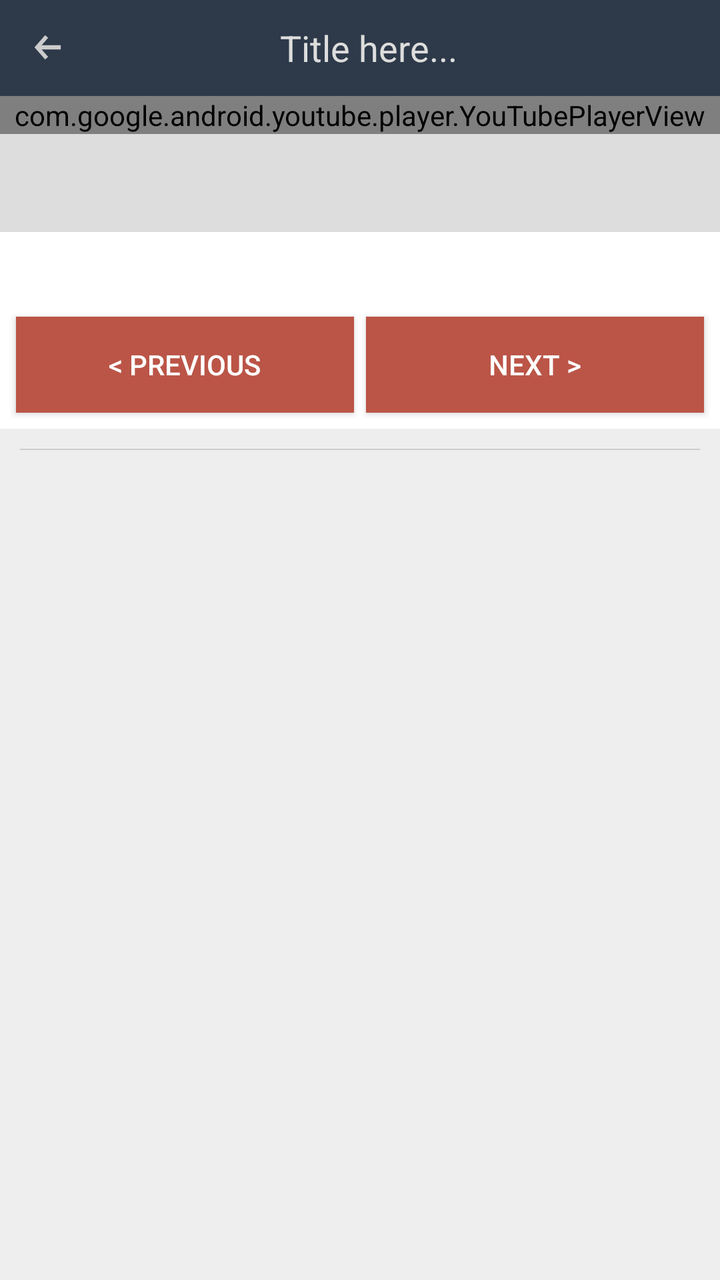
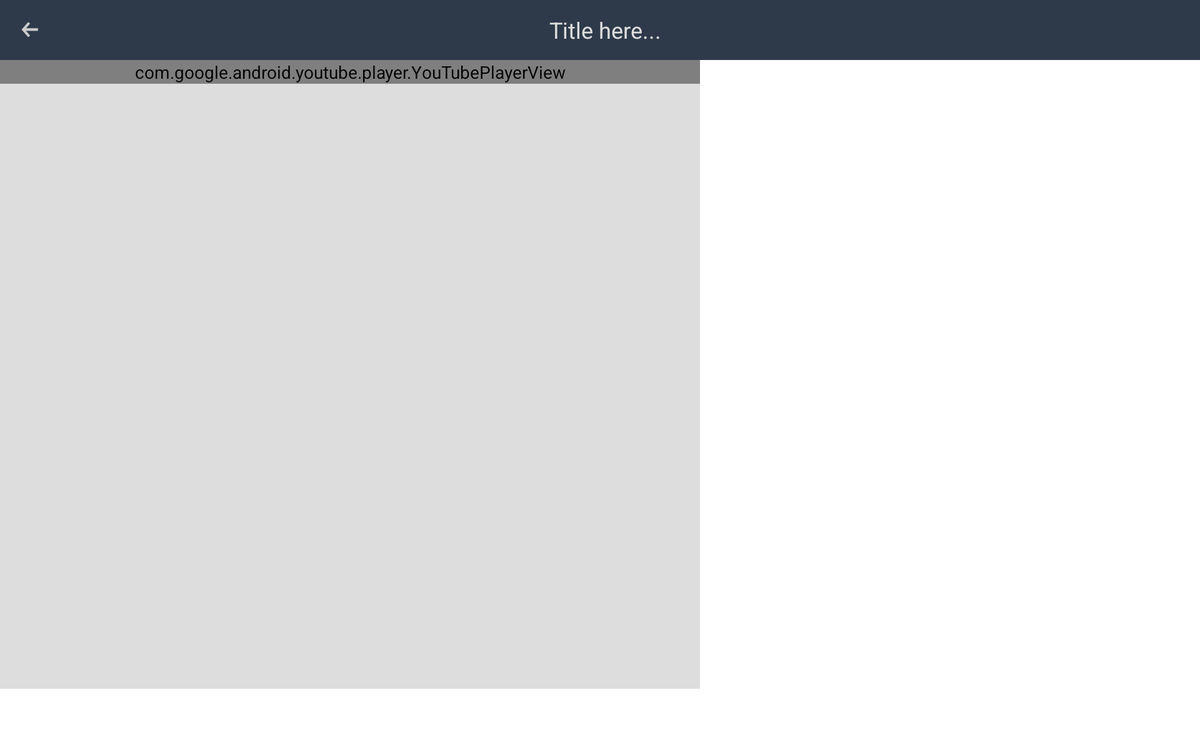

The same Android screen from two of the app's own layout files: first res/layout/ as a phone draws it, then the repository's variant for another configuration, drawn on a device whose configuration selects that folder. Both files follow.
<!-- AndroidManifest.xml: application theme AppTheme -->
<!-- res/layout/activity_fullscreen_videoplayer.xml -->
<?xml version="1.0" encoding="utf-8"?>
<LinearLayout xmlns:android="http://schemas.android.com/apk/res/android"
    android:id="@+id/layout"
    android:layout_width="match_parent"
    android:layout_height="match_parent"
    android:orientation="vertical">

    <include
        android:id="@+id/navigationBar"
        layout="@layout/custom_navbar"
        android:layout_width="match_parent"
        android:layout_height="wrap_content" />

    <RelativeLayout
        android:layout_width="match_parent"
        android:layout_height="wrap_content">

        <LinearLayout
            android:layout_width="match_parent"
            android:layout_height="wrap_content">

            <com.google.android.youtube.player.YouTubePlayerView
                android:id="@+id/player"
                android:layout_width="match_parent"
                android:layout_height="wrap_content" />
        </LinearLayout>

        <LinearLayout
            android:id="@+id/fullscreenPlayControlLayout"
            android:layout_width="match_parent"
            android:layout_height="wrap_content"
            android:background="#fff"
            android:gravity="center_vertical"
            android:orientation="horizontal"
            android:padding="10dp"
            android:visibility="invisible">

            <Button
                android:id="@+id/prevVideoButton2"
                android:layout_width="wrap_content"
                android:layout_height="wrap_content"
                android:layout_marginLeft="10dp"
                android:background="#0099CC"
                android:drawableLeft="@drawable/prev_button"
                android:drawablePadding="5dp"
                android:text="@string/prev_button_text"
                android:textAppearance="?android:attr/textAppearanceMedium"
                android:textColor="@color/button_text_color" />

            <Button
                android:id="@+id/nextVideoButton2"
                android:layout_width="wrap_content"
                android:layout_height="wrap_content"
                android:layout_marginLeft="15dp"
                android:background="#0099CC"
                android:drawablePadding="5dp"
                android:drawableRight="@drawable/next_button"
                android:text="@string/next_button_text"
                android:textAppearance="?android:attr/textAppearanceMedium"
                android:textColor="@color/button_text_color" />

            <TextView
                android:id="@+id/currentVideoTitle2"
                android:layout_width="0dp"
                android:layout_height="wrap_content"
                android:layout_marginLeft="15dp"
                android:layout_weight="1"
                android:ellipsize="marquee"
                android:gravity="left"
                android:lines="1"
                android:textAppearance="?android:attr/textAppearanceMedium"
                android:textColor="#fff" />
        </LinearLayout>

    </RelativeLayout>

    <LinearLayout
        android:id="@+id/other_views"
        android:layout_width="match_parent"
        android:layout_height="0dp"
        android:layout_weight="1"
        android:orientation="vertical">

        <LinearLayout
            android:id="@+id/currentVideoInfo"
            android:layout_width="match_parent"
            android:layout_height="wrap_content"
            android:background="#fff"
            android:orientation="vertical"
            android:padding="5dp">

            <TextView
                android:id="@+id/currentVideoTitle"
                android:layout_width="wrap_content"
                android:layout_height="wrap_content"
                android:layout_margin="5dp"
                android:ellipsize="marquee"
                android:lines="1"
                android:textAppearance="?android:attr/textAppearanceMedium"
                android:textColor="#555555"
                android:textStyle="bold" />

            <LinearLayout
                android:layout_width="match_parent"
                android:layout_height="wrap_content"
                android:orientation="horizontal">

                <Button
                    android:id="@+id/prevVideoButton"
                    android:layout_width="match_parent"
                    android:layout_height="wrap_content"
                    android:layout_margin="3dp"
                    android:layout_weight="1"
                    android:padding="10dp"
                    android:text="&lt; Previous"
                    android:textColor="@color/button_text_color"
                    android:background="@drawable/button_bg" />

                <Button
                    android:id="@+id/nextVideoButton"
                    android:layout_width="match_parent"
                    android:layout_height="wrap_content"
                    android:layout_margin="3dp"
                    android:layout_weight="1"
                    android:background="@drawable/button_bg"
                    android:padding="10dp"
                    android:text="Next >"
                    android:textColor="@color/button_text_color" />
            </LinearLayout>
        </LinearLayout>

        <LinearLayout
            android:layout_width="match_parent"
            android:layout_height="0dp"
            android:layout_weight="1"
            android:background="#eee">

            <ListView
                android:id="@+id/allVideoslistView"
                android:layout_width="wrap_content"
                android:layout_height="wrap_content"
                android:layout_marginLeft="10dp"
                android:layout_marginRight="10dp"
                android:layout_marginTop="10dp"
                android:background="#cccccc"
                android:divider="#0000"
                android:dividerHeight="0dp"
                android:padding="1px" />
        </LinearLayout>
    </LinearLayout>
</LinearLayout>
<!-- res/layout/custom_navbar.xml (included above) -->
<?xml version="1.0" encoding="utf-8"?>
<LinearLayout xmlns:android="http://schemas.android.com/apk/res/android"
    android:layout_width="match_parent"
    android:layout_height="wrap_content"
    android:background="#2e3a4a"
    android:gravity="center_vertical"
    android:orientation="horizontal"
    android:padding="8dp">

    <ImageButton
        android:id="@+id/navigationLeftButton"
        android:layout_width="32dp"
        android:layout_height="32dp"
        android:background="@null"
        android:src="@drawable/back_arrow"
        android:textAppearance="?android:attr/textAppearanceLarge"
        android:textColor="#ddd" />

    <TextView
        android:id="@+id/navigationTitleTextView"
        android:layout_width="match_parent"
        android:layout_height="wrap_content"
        android:ellipsize="end"
        android:gravity="center"
        android:lines="1"
        android:paddingRight="24dp"
        android:text="Title here..."
        android:textAppearance="?android:attr/textAppearanceLarge"
        android:textColor="#ddd"
        android:textSize="18sp" />
</LinearLayout>
<!-- resources referenced by this layout -->
<resources>
  <!-- drawable back_arrow: png bitmap (drawable-xxhdpi, 632 bytes) -->
  <!-- drawable button_bg (drawable) -->
  <?xml version="1.0" encoding="utf-8" ?>
  <selector xmlns:android="http://schemas.android.com/apk/res/android">
      <item android:drawable="@color/disabled_button_bg" android:state_enabled="false" />
      <item android:drawable="@color/normal_button_bg" />
  </selector>
  <!-- drawable next_button (drawable) -->
  <?xml version="1.0" encoding="utf-8"?>
  <selector xmlns:android="http://schemas.android.com/apk/res/android">
      <item android:drawable="@drawable/next_button_disabled" android:state_enabled="false" />
      <item android:drawable="@drawable/next_button_enabled" android:state_enabled="true" />
  </selector>
  <!-- drawable prev_button (drawable) -->
  <?xml version="1.0" encoding="utf-8"?>
  <selector xmlns:android="http://schemas.android.com/apk/res/android">
      <item android:drawable="@drawable/prev_button_disabled" android:state_enabled="false" />
      <item android:drawable="@drawable/prev_button_enabled" android:state_enabled="true" />
  </selector>
  <string name="next_button_text">NEXT</string>
  <string name="prev_button_text">PREV</string>
  <style name="AppTheme" parent="Theme.AppCompat.NoActionBar">
          <item name="android:windowBackground">@color/grey_bg</item>
      </style>
  <color name="disabled_button_bg">#eeeeee</color>
  <color name="normal_button_bg">#bb5547</color>
  <!-- drawable next_button_disabled: png bitmap (drawable-xxhdpi, 636 bytes) -->
  <!-- drawable next_button_enabled: png bitmap (drawable-xxhdpi, 628 bytes) -->
  <!-- drawable prev_button_disabled: png bitmap (drawable-xxhdpi, 734 bytes) -->
  <!-- drawable prev_button_enabled: png bitmap (drawable-xxhdpi, 632 bytes) -->
  <color name="grey_bg">#ddd</color>
</resources>
<!-- res/layout-sw600dp-land/activity_fullscreen_videoplayer.xml (the repository's variant of the layout above) -->
<!-- drawn on a 7-inch tablet turned sideways -->
<?xml version="1.0" encoding="utf-8"?>
<LinearLayout xmlns:android="http://schemas.android.com/apk/res/android"
    android:id="@+id/layout"
    android:layout_width="match_parent"
    android:layout_height="match_parent"
    android:orientation="vertical">

    <include
        android:id="@+id/navigationBar"
        layout="@layout/custom_navbar"
        android:layout_width="match_parent"
        android:layout_height="wrap_content" />

    <LinearLayout
        android:layout_width="match_parent"
        android:layout_height="match_parent"
        android:orientation="horizontal">

        <LinearLayout
            android:layout_width="0dp"
            android:layout_height="match_parent"
            android:layout_weight="1"
            android:orientation="vertical">

            <RelativeLayout
                android:layout_width="match_parent"
                android:layout_height="match_parent"
                android:layout_weight="1">

                <LinearLayout
                    android:layout_width="match_parent"
                    android:layout_height="wrap_content">

                    <com.google.android.youtube.player.YouTubePlayerView
                        android:id="@+id/player"
                        android:layout_width="match_parent"
                        android:layout_height="wrap_content" />
                </LinearLayout>

                <LinearLayout
                    android:id="@+id/fullscreenPlayControlLayout"
                    android:layout_width="match_parent"
                    android:layout_height="wrap_content"
                    android:background="#a333"
                    android:gravity="center_vertical"
                    android:orientation="horizontal"
                    android:padding="10dp"
                    android:visibility="invisible">

                    <Button
                        android:id="@+id/prevVideoButton2"
                        android:layout_width="wrap_content"
                        android:layout_height="wrap_content"
                        android:layout_marginLeft="10dp"
                        android:background="@null"
                        android:drawableLeft="@drawable/prev_button"
                        android:drawablePadding="5dp"
                        android:text="@string/prev_button_text"
                        android:textAppearance="?android:attr/textAppearanceMedium"
                        android:textColor="@color/button_text_color" />

                    <Button
                        android:id="@+id/nextVideoButton2"
                        android:layout_width="wrap_content"
                        android:layout_height="wrap_content"
                        android:layout_marginLeft="15dp"
                        android:background="@null"
                        android:drawablePadding="5dp"
                        android:drawableRight="@drawable/next_button"
                        android:text="@string/next_button_text"
                        android:textAppearance="?android:attr/textAppearanceMedium"
                        android:textColor="@color/button_text_color" />

                    <TextView
                        android:id="@+id/currentVideoTitle2"
                        android:layout_width="0dp"
                        android:layout_height="wrap_content"
                        android:layout_marginLeft="15dp"
                        android:layout_weight="1"
                        android:ellipsize="marquee"
                        android:gravity="left"
                        android:lines="1"
                        android:textAppearance="?android:attr/textAppearanceMedium"
                        android:textColor="#fff" />
                </LinearLayout>

            </RelativeLayout>

            <LinearLayout
                android:id="@+id/other_views"
                android:layout_width="match_parent"
                android:layout_height="wrap_content"
                android:layout_weight="1"
                android:orientation="vertical">

                <LinearLayout
                    android:id="@+id/currentVideoInfo"
                    android:layout_width="match_parent"
                    android:layout_height="wrap_content"
                    android:background="#fff"
                    android:orientation="vertical"
                    android:padding="5dp">

                    <TextView
                        android:id="@+id/currentVideoTitle"
                        android:layout_width="wrap_content"
                        android:layout_height="wrap_content"
                        android:layout_margin="5dp"
                        android:ellipsize="marquee"
                        android:lines="1"
                        android:textAppearance="?android:attr/textAppearanceMedium"
                        android:textColor="#333"
                        android:textStyle="bold" />

                    <LinearLayout
                        android:layout_width="match_parent"
                        android:layout_height="wrap_content"
                        android:orientation="horizontal">

                        <Button
                            android:id="@+id/prevVideoButton"
                            android:layout_width="match_parent"
                            android:layout_height="wrap_content"
                            android:layout_margin="3dp"
                            android:layout_weight="1"
                            android:text="&lt; Previous" />

                        <Button
                            android:id="@+id/nextVideoButton"
                            android:layout_width="match_parent"
                            android:layout_height="wrap_content"
                            android:layout_margin="3dp"
                            android:layout_weight="1"
                            android:text="Next >" />
                    </LinearLayout>
                </LinearLayout>

            </LinearLayout>

        </LinearLayout>

        <ListView
            android:id="@+id/allVideoslistView"
            android:layout_width="400dp"
            android:layout_height="match_parent"
            android:background="#fff"
            android:divider="#0000"
            android:dividerHeight="0dp" />
    </LinearLayout>
</LinearLayout>
<!-- resources referenced by the variant -->
<!-- as a 7-inch tablet turned sideways resolves them -->
<resources>
  <!-- drawable back_arrow: png bitmap (drawable-xxhdpi, 632 bytes) -->
  <!-- drawable next_button (drawable) -->
  <?xml version="1.0" encoding="utf-8"?>
  <selector xmlns:android="http://schemas.android.com/apk/res/android">
      <item android:drawable="@drawable/next_button_disabled" android:state_enabled="false" />
      <item android:drawable="@drawable/next_button_enabled" android:state_enabled="true" />
  </selector>
  <!-- drawable prev_button (drawable) -->
  <?xml version="1.0" encoding="utf-8"?>
  <selector xmlns:android="http://schemas.android.com/apk/res/android">
      <item android:drawable="@drawable/prev_button_disabled" android:state_enabled="false" />
      <item android:drawable="@drawable/prev_button_enabled" android:state_enabled="true" />
  </selector>
  <string name="next_button_text">NEXT</string>
  <string name="prev_button_text">PREV</string>
  <style name="AppTheme" parent="Theme.AppCompat.NoActionBar">
          <item name="android:windowBackground">@color/grey_bg</item>
      </style>
  <!-- drawable next_button_disabled: png bitmap (drawable-xxhdpi, 636 bytes) -->
  <!-- drawable next_button_enabled: png bitmap (drawable-xxhdpi, 628 bytes) -->
  <!-- drawable prev_button_disabled: png bitmap (drawable-xxhdpi, 734 bytes) -->
  <!-- drawable prev_button_enabled: png bitmap (drawable-xxhdpi, 632 bytes) -->
  <color name="grey_bg">#ddd</color>
</resources>
